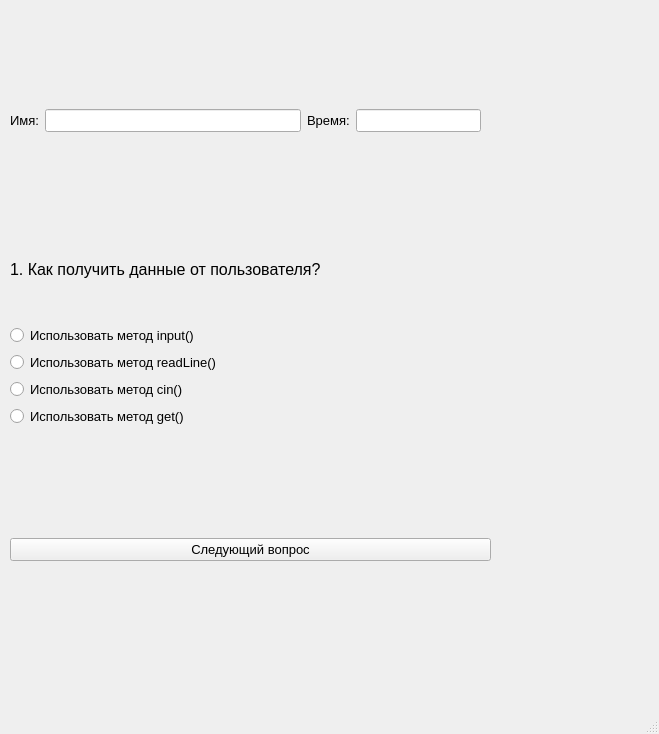
<?xml version="1.0" encoding="UTF-8"?>
<ui version="4.0">
 <class>ques1</class>
 <widget class="QMainWindow" name="ques1">
  <property name="geometry">
   <rect>
    <x>0</x>
    <y>0</y>
    <width>659</width>
    <height>734</height>
   </rect>
  </property>
  <property name="windowTitle">
   <string>Questin 1</string>
  </property>
  <widget class="QWidget" name="centralwidget">
   <widget class="QLabel" name="label">
    <property name="geometry">
     <rect>
      <x>-50</x>
      <y>-10</y>
      <width>871</width>
      <height>791</height>
     </rect>
    </property>
    <property name="text">
     <string/>
    </property>
    <property name="pixmap">
     <pixmap>Qwest_back.jpg</pixmap>
    </property>
   </widget>
   <widget class="QWidget" name="horizontalLayoutWidget">
    <property name="geometry">
     <rect>
      <x>10</x>
      <y>90</y>
      <width>471</width>
      <height>61</height>
     </rect>
    </property>
    <layout class="QHBoxLayout" name="horizontalLayout_2">
     <item>
      <widget class="QLabel" name="label_5">
       <property name="font">
        <font>
         <pointsize>10</pointsize>
         <weight>50</weight>
         <bold>false</bold>
        </font>
       </property>
       <property name="text">
        <string>Имя:</string>
       </property>
      </widget>
     </item>
     <item>
      <widget class="QLineEdit" name="T1">
       <property name="font">
        <font>
         <pointsize>10</pointsize>
        </font>
       </property>
       <property name="text">
        <string/>
       </property>
      </widget>
     </item>
     <item>
      <widget class="QLabel" name="label_6">
       <property name="font">
        <font>
         <pointsize>10</pointsize>
         <weight>50</weight>
         <bold>false</bold>
        </font>
       </property>
       <property name="text">
        <string>Время:</string>
       </property>
      </widget>
     </item>
     <item>
      <widget class="QLineEdit" name="T2">
       <property name="sizePolicy">
        <sizepolicy hsizetype="Preferred" vsizetype="Fixed">
         <horstretch>0</horstretch>
         <verstretch>0</verstretch>
        </sizepolicy>
       </property>
       <property name="font">
        <font>
         <pointsize>10</pointsize>
        </font>
       </property>
      </widget>
     </item>
    </layout>
   </widget>
   <widget class="QWidget" name="verticalLayoutWidget">
    <property name="geometry">
     <rect>
      <x>10</x>
      <y>220</y>
      <width>481</width>
      <height>341</height>
     </rect>
    </property>
    <layout class="QVBoxLayout" name="verticalLayout_2">
     <item>
      <widget class="QLabel" name="Q1">
       <property name="font">
        <font>
         <pointsize>12</pointsize>
        </font>
       </property>
       <property name="text">
        <string>1. Как получить данные от пользователя?</string>
       </property>
      </widget>
     </item>
     <item>
      <widget class="QRadioButton" name="R1">
       <property name="font">
        <font>
         <pointsize>10</pointsize>
        </font>
       </property>
       <property name="text">
        <string>Использовать метод input()</string>
       </property>
      </widget>
     </item>
     <item>
      <widget class="QRadioButton" name="R2">
       <property name="font">
        <font>
         <pointsize>10</pointsize>
        </font>
       </property>
       <property name="text">
        <string>Использовать метод readLine()</string>
       </property>
      </widget>
     </item>
     <item>
      <widget class="QRadioButton" name="R3">
       <property name="font">
        <font>
         <pointsize>10</pointsize>
        </font>
       </property>
       <property name="text">
        <string>Использовать метод cin()</string>
       </property>
      </widget>
     </item>
     <item>
      <widget class="QRadioButton" name="R4">
       <property name="font">
        <font>
         <pointsize>10</pointsize>
        </font>
       </property>
       <property name="text">
        <string>Использовать метод get()</string>
       </property>
      </widget>
     </item>
     <item>
      <widget class="QLabel" name="label_2">
       <property name="text">
        <string/>
       </property>
      </widget>
     </item>
     <item>
      <widget class="QPushButton" name="B1">
       <property name="font">
        <font>
         <pointsize>10</pointsize>
        </font>
       </property>
       <property name="text">
        <string>Следующий вопрос</string>
       </property>
      </widget>
     </item>
    </layout>
   </widget>
  </widget>
  <widget class="QMenuBar" name="menubar">
   <property name="geometry">
    <rect>
     <x>0</x>
     <y>0</y>
     <width>659</width>
     <height>26</height>
    </rect>
   </property>
  </widget>
  <widget class="QStatusBar" name="statusbar"/>
 </widget>
 <resources/>
 <connections/>
</ui>
